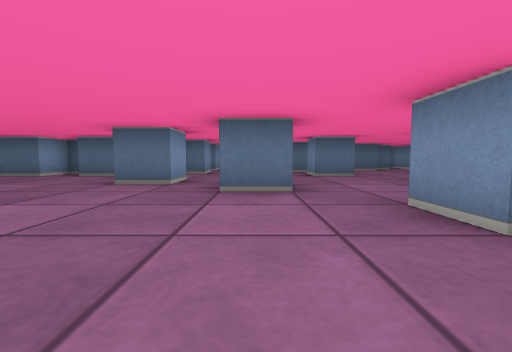
view 1 (above)

22 first-person views from a walk through a cub3D ray-caster map. The camera is about half as high as the walls, tilts 4° down and sees 90° across. The floor is counted in squares. Each view is taken from the middle of a square. On the plan, view 1 faces up. The plan holds only what a view shows up to about 9 squares ahead; the rest is blank.

view 2
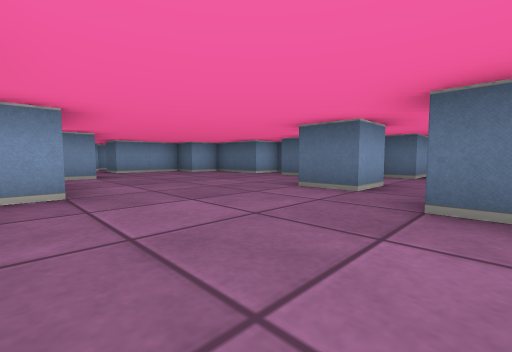

view 3
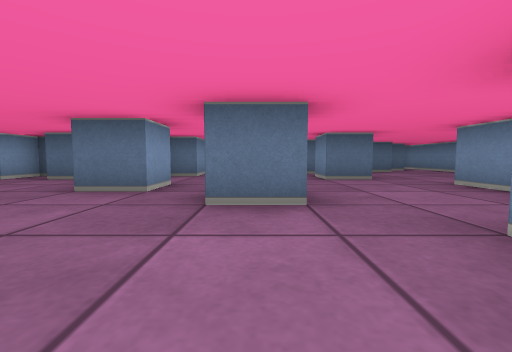

view 4
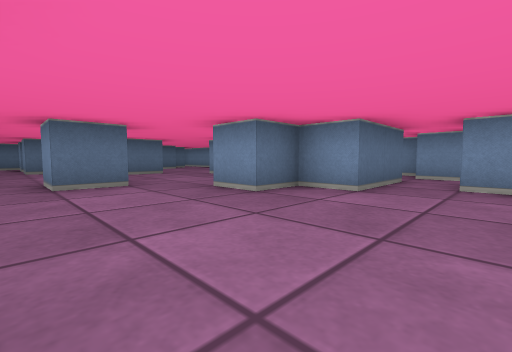

view 5
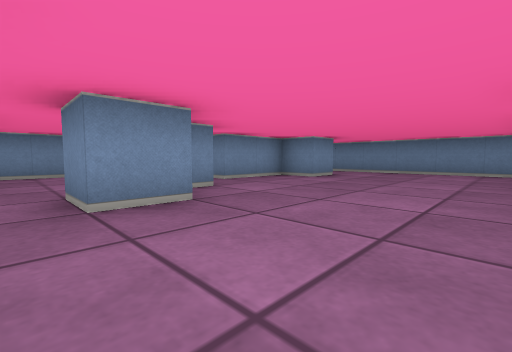

view 6
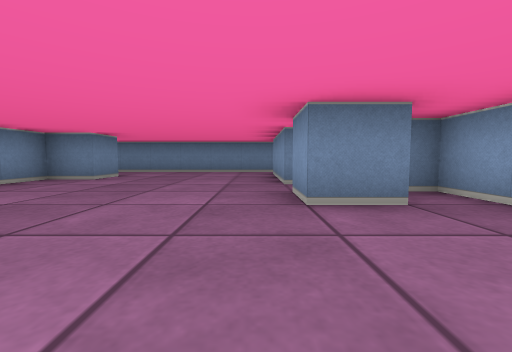

view 7
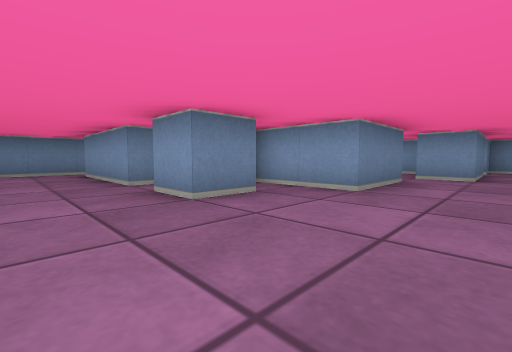

view 8
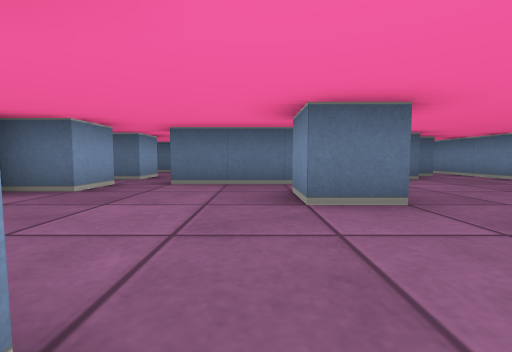

view 9
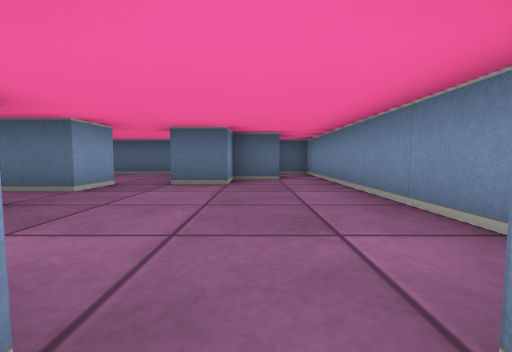

view 10
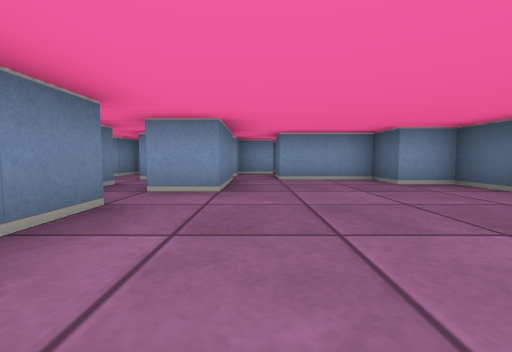

view 11
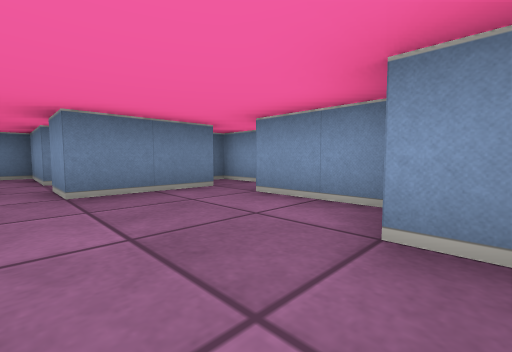

view 12
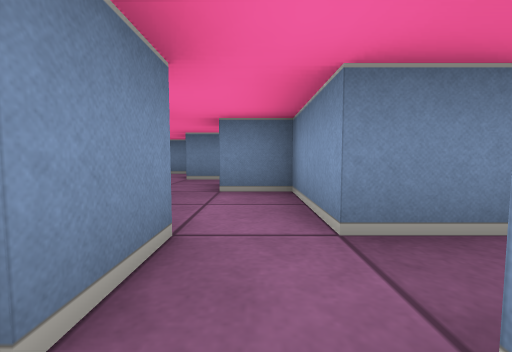

view 13
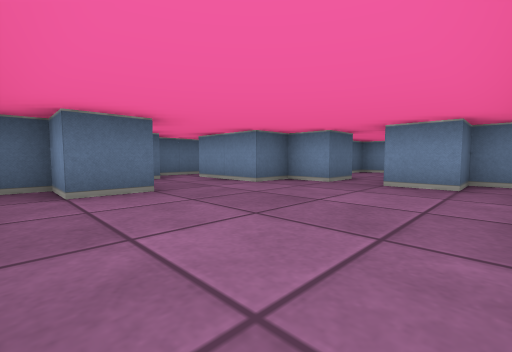

view 14
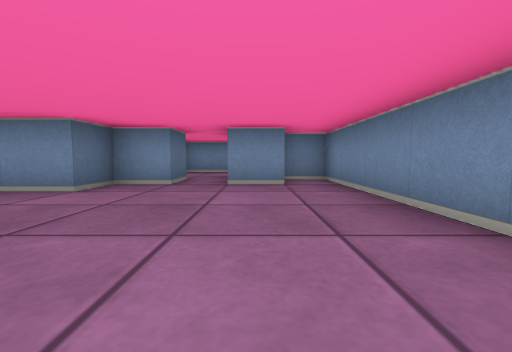

view 15
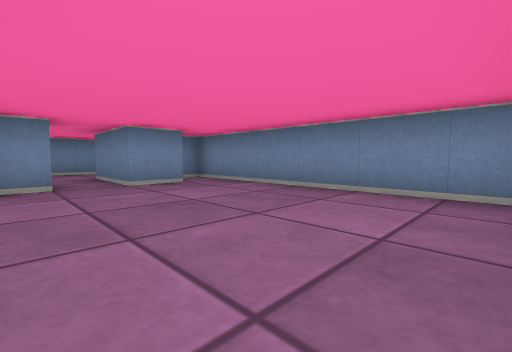

view 16
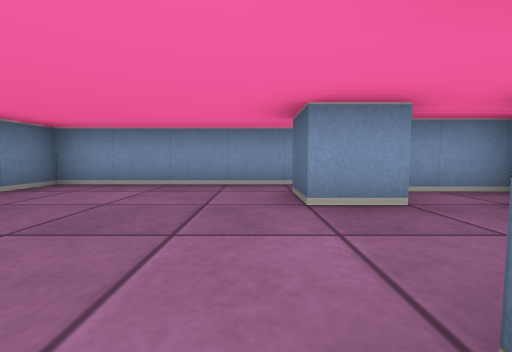

view 17
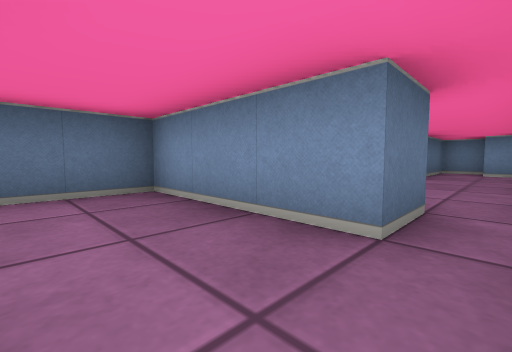

view 18
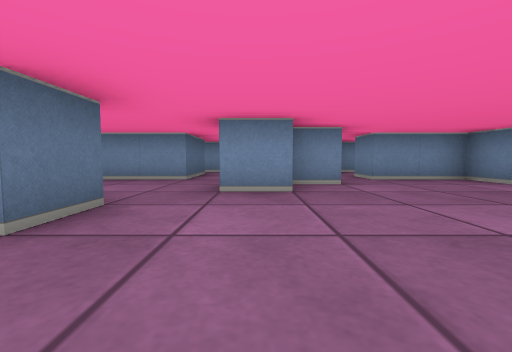

view 19
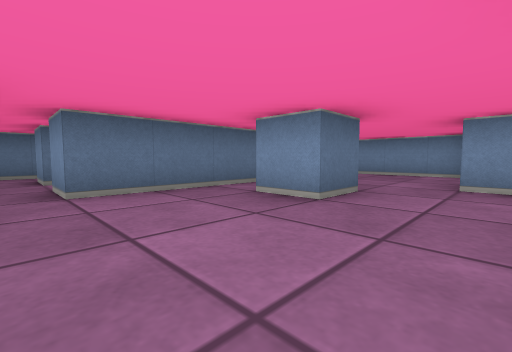

view 20
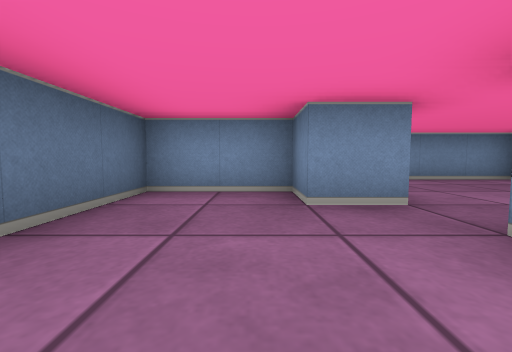

view 21
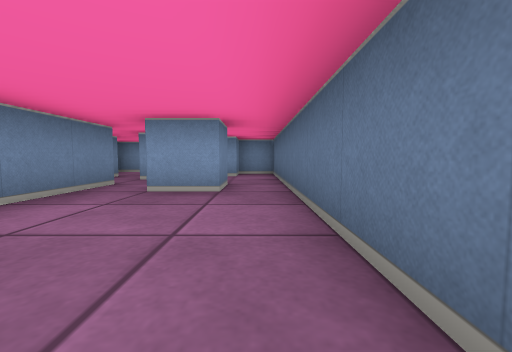

view 22
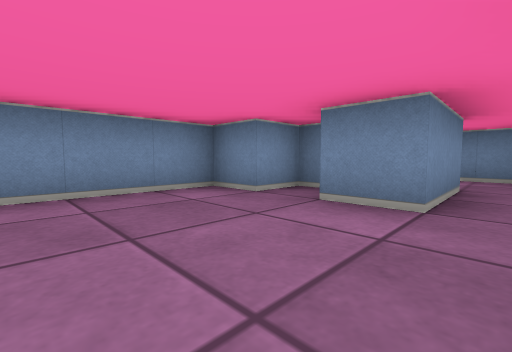

### Floor plan
Key: @ floor where view 1 was taken; # wall or solid block; . floor.
Columns run from 12 left of view 1 to 7 right of it. Each row starts with its distance up from view 1.
 13         ############
 12         ##.......#.#
 11          #..#....#.#
 10          ##.....##.#
  9          ...###....#
  8        # .#........#
  7     #######...#....#
  6     #..............#
  5    ##.....#.....#.##
  4    #........#...####
  3  #.................#
  2  #####........##...#
  1  ###...##......##..#
  0 ###..#..#.#.@.....##
 -1 #.#..##.###.....#..#
 -2 #.....#...#.....#
 -3 #.........#....####
 -4 #.....##..#.......#
 -5 #......#.........##
 -6 ##################

Positions as (right, up) in squares from view 1, and headings:
1: (0, 0), facing up
2: (0, 1), facing up-left
3: (0, 1), facing up
4: (-1, -1), facing up-right
5: (-1, 3), facing down-right
6: (-1, 3), facing down
7: (0, 3), facing down-left
8: (1, 4), facing up
9: (5, 5), facing up
10: (-3, 3), facing left
11: (-6, 6), facing down-left
12: (-6, 2), facing down
13: (-11, -5), facing up-right
14: (-11, -4), facing right
15: (-11, -2), facing down-right
16: (-7, -2), facing left
17: (-4, -5), facing up-right
18: (-2, 2), facing right
19: (-1, 5), facing up-right
20: (1, 11), facing right
21: (4, 12), facing left
22: (3, 8), facing down-right
